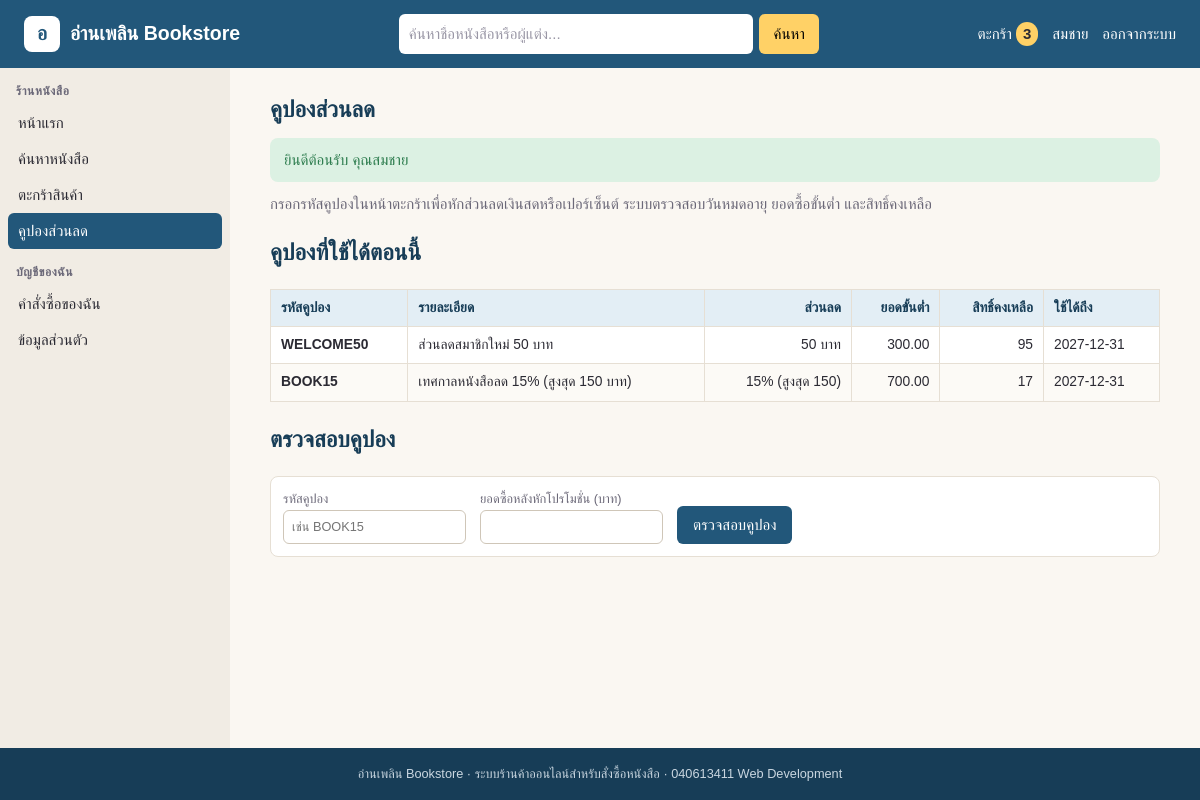
/bookshop/coupon.php (signed in), run on the app's committed database.
### tables this page shows
CREATE TABLE coupon (
  coupon_code    VARCHAR(20) PRIMARY KEY,
  description    VARCHAR(150),
  discount_type  ENUM('percent','fixed') NOT NULL,
  discount_value DECIMAL(10,2) NOT NULL,
  max_discount   DECIMAL(10,2) NULL,
  min_spend      DECIMAL(10,2) NOT NULL DEFAULT 0,
  usage_limit    INT NOT NULL,
  start_date     DATE NOT NULL,
  end_date       DATE NOT NULL
);

### bookshop/coupon.php (the view, shortened to what this page needs)
<?php include "connect.php"; ?>
<?php
include "header.php";
$code   = strtoupper(trim($_GET["code"] ?? ""));
$amount = $_GET["amount"] ?? "";
$stmt = $pdo->prepare("SELECT c.coupon_code, c.description, c.discount_type, c.discount_value, c.max_discount,
                              c.min_spend, c.end_date, c.usage_limit - COUNT(o.order_id) AS remaining
                       FROM coupon c
                       LEFT JOIN orders o ON o.coupon_code = c.coupon_code AND o.status <> 'cancelled'
                       WHERE CURDATE() BETWEEN c.start_date AND c.end_date
                       GROUP BY c.coupon_code, c.description, c.discount_type, c.discount_value, c.max_discount,
                                c.min_spend, c.end_date, c.usage_limit
                       HAVING remaining > 0
                       ORDER BY c.end_date");
$stmt->execute();
?>
<p class="lead">กรอกรหัสคูปองในหน้าตะกร้าเพื่อหักส่วนลดเงินสดหรือเปอร์เซ็นต์ ระบบตรวจสอบวันหมดอายุ ยอดซื้อขั้นต่ำ และสิทธิ์คงเหลือ</p>
<h2>คูปองที่ใช้ได้ตอนนี้</h2>
<div class="table-wrap">
<table class="data">
  <thead>
    <tr><th>รหัสคูปอง</th><th>รายละเอียด</th><th class="num">ส่วนลด</th><th class="num">ยอดขั้นต่ำ</th><th class="num">สิทธิ์คงเหลือ</th><th>ใช้ได้ถึง</th></tr>
  </thead>
  <tbody>
<?php while ($row = $stmt->fetch()) : ?>
    <tr>
      <td><b><?=$row["coupon_code"]?></b></td>
      <td><?=htmlspecialchars($row["description"])?></td>
      <td class="num"><?=$row["discount_type"] == "percent" ? ($row["discount_value"] + 0) . "%" . ($row["max_discount"] ? " (สูงสุด " . number_format($row["max_discount"]) . ")" : "") : number_format($row["discount_value"]) . " บาท"?></td>
      <td class="num"><?=number_format($row["min_spend"], 2)?></td>
      <td class="num"><?=$row["remaining"]?></td>
      <td><?=$row["end_date"]?></td>
    </tr>
<?php endwhile; ?>
  </tbody>
</table>
</div>
<h2>ตรวจสอบคูปอง</h2>
<form class="filter">
  <label>รหัสคูปอง
    <input type="text" name="code" value="<?=htmlspecialchars($code)?>" required
           pattern="[A-Za-z0-9]{3,20}" title="ตัวอักษรภาษาอังกฤษหรือตัวเลข 3-20 ตัว" placeholder="เช่น BOOK15">
  </label>
  <label>ยอดซื้อหลังหักโปรโมชั่น (บาท)
    <input type="number" name="amount" min="1" step="0.01" value="<?=htmlspecialchars($amount)?>" required>
  </label>
  <input type="submit" value="ตรวจสอบคูปอง">
</form>
<?php include "footer.php"; ?>

### bookshop/style.css (style rules this page uses)
:root { --ink: #2b2a33; --muted: #6b6878; --paper: #faf7f2; --card: #ffffff; --line: #e6dfd4; --brand: #22577a; --brand-dark: #173d57; --brand-soft: #e3eef5; --sale: #c8553d; --good: #2e7d4f; --warn: #b7791f; }
* { box-sizing: border-box; }
html { background: var(--brand-dark); }
body { margin: 0; font-family: "Sarabun", "Leelawadee UI", Tahoma, sans-serif; font-size: 15px; line-height: 1.6; color: var(--ink); background: var(--paper); display: flex; flex-flow: column; min-height: 100vh; }
h2 { color: var(--brand-dark); }
p.lead { margin: 0 0 16px; color: var(--muted); }
.table-wrap { overflow-x: auto; margin: 12px 0 20px; }
table.data { width: 100%; border-collapse: collapse; background: var(--card); font-size: 0.92em; }
table.data th, table.data td { padding: 7px 10px; border: 1px solid var(--line); vertical-align: top; }
table.data th { background: var(--brand-soft); color: var(--brand-dark); text-align: left; white-space: nowrap; }
table.data tbody tr:nth-child(even) { background: #fcfaf6; }
table.data td.num, table.data th.num { text-align: right; white-space: nowrap; }
form.filter { display: flex; flex-wrap: wrap; gap: 10px 14px; align-items: flex-end; padding: 12px; margin-bottom: 12px; background: var(--card); border: 1px solid var(--line); border-radius: 8px; }
form.filter label, .suggest-wrap { display: flex; flex-flow: column; font-size: 0.85em; color: var(--muted); }
form.filter input:not([type="submit"]):not([type="checkbox"]), form.filter select, form.edit input:not([type="submit"]):not([type="checkbox"]):not([type="file"]), form.edit select, form.edit textarea, .inline-form input[type="text"], .inline-form input[type="number"], .checkout textarea { padding: 6px 8px; border: 1px solid #cfc6b8; border-radius: 6px; font: inherit; color: var(--ink); background: #fff; }
input:invalid:not(:placeholder-shown) { border-color: var(--sale); }
.btn, button.btn, input[type="submit"] { display: inline-block; padding: 7px 16px; border: 0; border-radius: 6px; background: var(--brand); color: #fff; font: inherit; text-decoration: none; cursor: pointer; }

### data on the page
coupon: coupon_code "WELCOME50", description "ส่วนลดสมาชิกใหม่ 50 บาท", discount_value "50", min_spend "300.00", remaining "95", end_date "2027-12-31"
coupon: coupon_code "BOOK15", description "เทศกาลหนังสือลด 15% (สูงสุด 150 บาท)", $row["discount_value"] + 0 "15", max_discount "150", min_spend "700.00", remaining "17", end_date "2027-12-31"

### other printed values
$shop_name "อ่านเพลิน Bookstore"
cart_count($pdo) "3"
$_SESSION["first_name"] "สมชาย"
$group "ร้านหนังสือ"
$label "หน้าแรก"
$label "ค้นหาหนังสือ"
$label "ตะกร้าสินค้า"
$label "คูปองส่วนลด"
$group "บัญชีของฉัน"
$label "คำสั่งซื้อของฉัน"
$label "ข้อมูลส่วนตัว"
$title "คูปองส่วนลด"
$flash[1] "ยินดีต้อนรับ คุณสมชาย"
